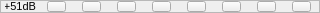
     <widget class="QFrame" name="frame_4">
      <property name="minimumSize">
       <size>
        <width>320</width>
        <height>13</height>
       </size>
      </property>
      <property name="maximumSize">
       <size>
        <width>320</width>
        <height>13</height>
       </size>
      </property>
      <property name="frameShape">
       <enum>QFrame::StyledPanel</enum>
      </property>
      <property name="frameShadow">
       <enum>QFrame::Raised</enum>
      </property>
      <widget class="QPushButton" name="In4_51">
       <property name="geometry">
        <rect>
         <x>152</x>
         <y>1</y>
         <width>19</width>
         <height>11</height>
        </rect>
       </property>
       <property name="minimumSize">
        <size>
         <width>19</width>
         <height>11</height>
        </size>
       </property>
       <property name="maximumSize">
        <size>
         <width>19</width>
         <height>11</height>
        </size>
       </property>
       <property name="text">
        <string/>
       </property>
       <property name="checkable">
        <bool>true</bool>
       </property>
       <property name="autoExclusive">
        <bool>true</bool>
       </property>
       <attribute name="buttonGroup">
        <string notr="true">buttonGroup4</string>
       </attribute>
      </widget>
      <widget class="QPushButton" name="In3_51">
       <property name="geometry">
        <rect>
         <x>117</x>
         <y>1</y>
         <width>19</width>
         <height>11</height>
        </rect>
       </property>
       <property name="minimumSize">
        <size>
         <width>19</width>
         <height>11</height>
        </size>
       </property>
       <property name="maximumSize">
        <size>
         <width>19</width>
         <height>11</height>
        </size>
       </property>
       <property name="text">
        <string/>
       </property>
       <property name="checkable">
        <bool>true</bool>
       </property>
       <property name="autoExclusive">
        <bool>true</bool>
       </property>
       <attribute name="buttonGroup">
        <string notr="true">buttonGroup3</string>
       </attribute>
      </widget>
      <widget class="QPushButton" name="In1_51">
       <property name="geometry">
        <rect>
         <x>47</x>
         <y>1</y>
         <width>19</width>
         <height>11</height>
        </rect>
       </property>
       <property name="minimumSize">
        <size>
         <width>19</width>
         <height>11</height>
        </size>
       </property>
       <property name="maximumSize">
        <size>
         <width>19</width>
         <height>11</height>
        </size>
       </property>
       <property name="text">
        <string/>
       </property>
       <property name="checkable">
        <bool>true</bool>
       </property>
       <property name="checked">
        <bool>false</bool>
       </property>
       <property name="autoExclusive">
        <bool>true</bool>
       </property>
       <attribute name="buttonGroup">
        <string notr="true">buttonGroup1</string>
       </attribute>
      </widget>
      <widget class="QPushButton" name="In8_51">
       <property name="geometry">
        <rect>
         <x>292</x>
         <y>1</y>
         <width>19</width>
         <height>11</height>
        </rect>
       </property>
       <property name="minimumSize">
        <size>
         <width>19</width>
         <height>11</height>
        </size>
       </property>
       <property name="maximumSize">
        <size>
         <width>19</width>
         <height>11</height>
        </size>
       </property>
       <property name="text">
        <string/>
       </property>
       <property name="checkable">
        <bool>true</bool>
       </property>
       <attribute name="buttonGroup">
        <string notr="true">buttonGroup8</string>
       </attribute>
      </widget>
      <widget class="QPushButton" name="In2_51">
       <property name="geometry">
        <rect>
         <x>82</x>
         <y>1</y>
         <width>19</width>
         <height>11</height>
        </rect>
       </property>
       <property name="minimumSize">
        <size>
         <width>19</width>
         <height>11</height>
        </size>
       </property>
       <property name="maximumSize">
        <size>
         <width>19</width>
         <height>11</height>
        </size>
       </property>
       <property name="text">
        <string/>
       </property>
       <property name="checkable">
        <bool>true</bool>
       </property>
       <property name="autoExclusive">
        <bool>true</bool>
       </property>
       <attribute name="buttonGroup">
        <string notr="true">buttonGroup2</string>
       </attribute>
      </widget>
      <widget class="QPushButton" name="In6_51">
       <property name="geometry">
        <rect>
         <x>222</x>
         <y>1</y>
         <width>19</width>
         <height>11</height>
        </rect>
       </property>
       <property name="minimumSize">
        <size>
         <width>19</width>
         <height>11</height>
        </size>
       </property>
       <property name="maximumSize">
        <size>
         <width>19</width>
         <height>11</height>
        </size>
       </property>
       <property name="text">
        <string/>
       </property>
       <property name="checkable">
        <bool>true</bool>
       </property>
       <property name="autoExclusive">
        <bool>true</bool>
       </property>
       <attribute name="buttonGroup">
        <string notr="true">buttonGroup6</string>
       </attribute>
      </widget>
      <widget class="QPushButton" name="In5_51">
       <property name="geometry">
        <rect>
         <x>187</x>
         <y>1</y>
         <width>19</width>
         <height>11</height>
        </rect>
       </property>
       <property name="minimumSize">
        <size>
         <width>19</width>
         <height>11</height>
        </size>
       </property>
       <property name="maximumSize">
        <size>
         <width>19</width>
         <height>11</height>
        </size>
       </property>
       <property name="text">
        <string/>
       </property>
       <property name="checkable">
        <bool>true</bool>
       </property>
       <property name="autoExclusive">
        <bool>true</bool>
       </property>
       <attribute name="buttonGroup">
        <string notr="true">buttonGroup5</string>
       </attribute>
      </widget>
      <widget class="QPushButton" name="In7_51">
       <property name="geometry">
        <rect>
         <x>257</x>
         <y>1</y>
         <width>19</width>
         <height>11</height>
        </rect>
       </property>
       <property name="minimumSize">
        <size>
         <width>19</width>
         <height>11</height>
        </size>
       </property>
       <property name="maximumSize">
        <size>
         <width>19</width>
         <height>11</height>
        </size>
       </property>
       <property name="text">
        <string/>
       </property>
       <property name="checkable">
        <bool>true</bool>
       </property>
       <property name="autoExclusive">
        <bool>true</bool>
       </property>
       <attribute name="buttonGroup">
        <string notr="true">buttonGroup7</string>
       </attribute>
      </widget>
      <widget class="QLabel" name="label_6">
       <property name="geometry">
        <rect>
         <x>5</x>
         <y>1</y>
         <width>31</width>
         <height>11</height>
        </rect>
       </property>
       <property name="font">
        <font>
         <pointsize>8</pointsize>
        </font>
       </property>
       <property name="text">
        <string>+51dB</string>
       </property>
       <property name="alignment">
        <set>Qt::AlignRight|Qt::AlignTrailing|Qt::AlignVCenter</set>
       </property>
      </widget>
     </widget>
